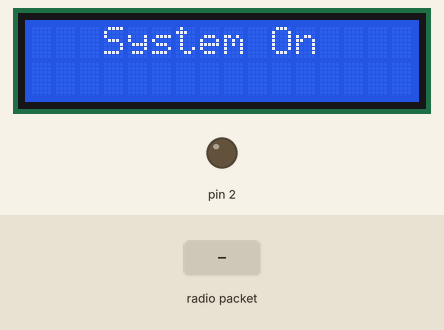
Simulated run of this sketch. Board: Arduino Uno, built with avr-gcc and run on an emulated ATmega328P. Shown: 16×2 character LCD, output pins drawn as LEDs (lit = HIGH). Inputs (shaded band) come from the test bench. No radio packets arrive unless stated.

Above: at 0.1 s.
3.8 s: radio packet "1" arrives
At 5.5 s:
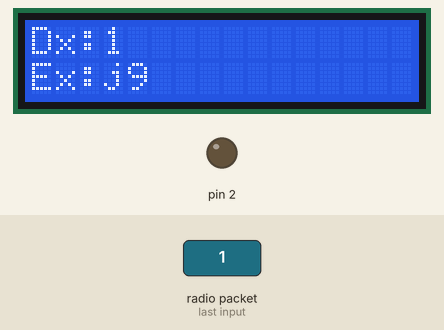
5.8 s: radio packet "0" arrives
At 7.0 s:
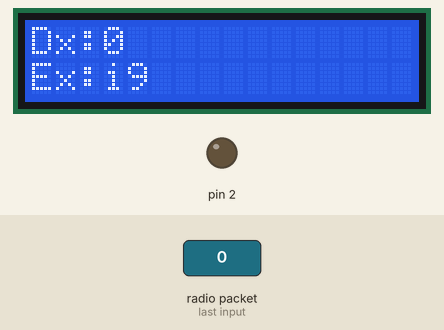
7.8 s: radio packet "2" arrives
At 9.7 s:
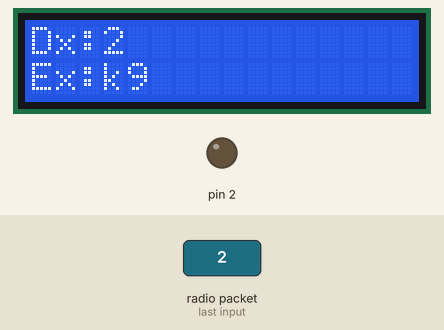
Timing chart, 0 to 11.2 s (numbered marks = the images above; inputs shaded):
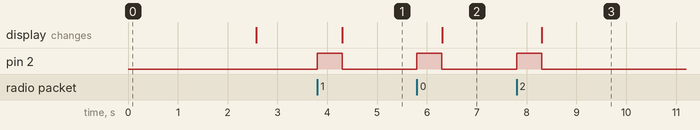

Measured:
- after the input at 3.8 s, pin 2: LOW → HIGH at once, → LOW 0.50 s later; the display: changes after 0.50 s (image 1)
- after the input at 5.8 s, pin 2: LOW → HIGH at once, → LOW 0.50 s later; the display: changes after 0.50 s (image 2)
- after the input at 7.8 s, pin 2: LOW → HIGH at once, → LOW 0.50 s later; the display: changes after 0.50 s (image 3)

The sketch:

receiver.ino
```cpp
// include header files
#include <LiquidCrystal.h>
#include <SPI.h>
#include <nRF24L01.h>
#include <RF24.h>

// initialise global varaibles
const int rs = 3,
          en = 4,
          d4 = 5,
          d5 = 6,
          d6 = 7,
          d7 = 8,
          CE = 9,
          CSN = 10;

const char key[] = "IEEE802";

const uint64_t address = 0xA1B2C3D4;

// initialise rNF Module
RF24 radio(CE, CSN);

// initialise LCD screen
LiquidCrystal LCD(rs, en, d4, d5, d6, d7);

// setup function
void setup() {
  Serial.begin(9600);
  pinMode(2, OUTPUT);
  radio.begin();
  radio.enableDynamicPayloads();
  radio.openReadingPipe(0, address);
  radio.setPALevel(RF24_PA_MIN);
  radio.startListening();

  LCD.begin(16, 2);
  LCD.print("   System On");
  delay(2500);
  LCD.clear();
}

// loop function
void loop() {
  if (radio.available()) {
    uint8_t len = radio.getDynamicPayloadSize();
    char cipher[len];

    radio.read(&cipher, len);
    String text = Decode(cipher, len);

    digitalWrite(2, HIGH);
    delay(500);
    digitalWrite(2, LOW);

    LCD.clear();
    LCD.print("Dx: ");
    LCD.setCursor(0, 1);
    LCD.print("Ex: ");
    LCD.setCursor(3, 0);
    LCD.print(cipher);
    LCD.setCursor(3, 1);
    LCD.print(text);
  }
}

// decryption function
String Decode(char cipher[], int string_length) {
  int alpha,
      keyword,
      output,
      i = 0,
      j = 0;
  String text;

  while (i < string_length) {
    alpha = cipher[i];
    keyword = key[j];
    output = ((alpha + 65) - (keyword - 65));
    text += char(output);
    if(sizeof(key) - 1 >= i){
      j = 0;
    }
    i++;
  }
  return text;
}
```
